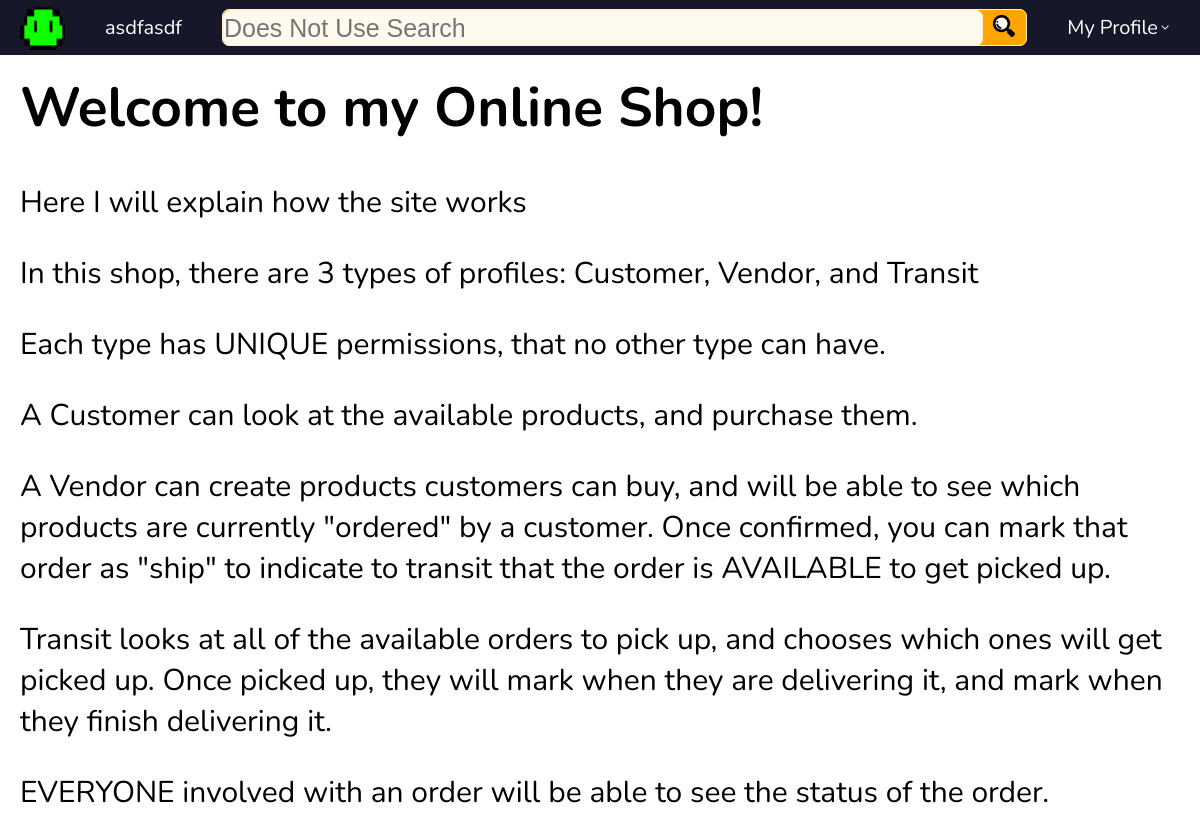
Page /store/help/ (signed in) on the committed database.
### store/models.py (models this page shows, shortened)
class Profile(models.Model):
    user = models.OneToOneField(User, on_delete=models.CASCADE)
    picture = models.ImageField(blank=True)
    phone = models.CharField(max_length=13, blank=True) # Validation
    address = models.CharField(max_length=40) # Validation
    type = models.CharField(
         max_length = 20, default="Customer",
         choices=[
            ("Customer", "Customer"), ("Vendor", "Vendor"), ("Transit", "Transit")
         ]
        )
    wishlist = models.ManyToManyField('Product', related_name="wishlist", blank=True)
    cart = models.ManyToManyField('Product', related_name="cart", blank=True)

### store/views.py (the view)
# urls.py: path('help/', help, name='help'),
def help(request):
    profile = Profile.objects.get(user__exact=request.user)
    context = {
        'placeholder': 'Does Not Use Search',
        'profile': profile,
    }
    return render(request, 'store/help.html', context)

### store/templates/store/help.html
{% extends "store/base.html" %}
{% load static %}
{% block style %}<link rel="stylesheet" href="{% static 'store/help.css' %}"> {% endblock %}
{% block content %}
    <h1 class="title">Welcome to my Online Shop!</h1>
    <p>Here I will explain how the site works</p>
    <p>In this shop, there are 3 types of profiles: Customer, Vendor, and Transit</p>
    <p>Each type has UNIQUE permissions, that no other type can have.</p>
    <p>A Customer can look at the available products, and purchase them.</p>
    <p>A Vendor can create products customers can buy, and will be able to see which products are currently
        "ordered" by a customer. Once confirmed, you can mark that order as "ship" to indicate to transit
        that the order is AVAILABLE to get picked up.
    </p>
    <p>Transit looks at all of the available orders to pick up, and chooses which ones will get picked up.
        Once picked up, they will mark when they are delivering it, and mark when they finish delivering it.
    </p>
    <p>EVERYONE involved with an order will be able to see the status of the order.</p>
{% endblock %}

### store/templates/store/base.html (shortened to what this page needs)
{% load static %}
<!DOCTYPE html>
<html lang="en">
<head>
    <link rel="stylesheet" href="{% static 'store/base.css' %}">
    {% block style %} {% endblock %}
</head>
<body>
    {% block nav %}
    <div class="nav">
        <a class="profileImage" href="{% url 'index' %}"><img src="{{ profile.picture.url }}"></a>
        <a class="username" href="{% url 'index' %}">{{ profile.user.username }}</a>
        <form method="post">
            {% if placeholder == "Does Not Use Search" %}
                <input class="search" type="text" name="search" placeholder="{{ placeholder }}" disabled>
                <button type="submit" disabled><img src="{% static 'store/search.png' %}"></button>
            {% else %}
                <input class="search" type="text" name="search" placeholder="{{ placeholder }}">
                <button type="submit"><img src="{% static 'store/search.png' %}"></button>
            {% endif %}
        </form>
        <div class="profile">
            <p>My Profile</p>
            <img src="{% static 'store/downarrow.png' %}">
        </div>
    </div>
    {% endblock %}
    <div class="content">
    {% block content %}
    {% endblock %}
    </div>
</body>
</html>

### store/static/store/base.css (style rules this page uses)
body { margin:0px; }
.content { margin-top: 70px; }
.nav { position: fixed; top:0px; left:0px; font-family: Nunito; background-color: rgb(23, 23, 42); display: flex; width: 100vw; align-items: center; font-size: 20px; z-index: 10; }
.profileImage { width: 45px; height: 45px; margin-top: 5px; margin-bottom: 5px; margin-left: 20px; }
.nav .profileImage img { width: 45px; height: 45px; }
.username { color: white; text-decoration: none; margin-left: 40px; }
.nav form { display: flex; background-color: orange; flex: 1; border: 1px solid rgb(255, 239, 209); border-radius: 7px; margin-left: 40px; height: 35px; }
.nav .search { background-color: rgb(255, 249, 238); border: inherit; border-radius: inherit; font-size: 25px; width: calc(100% - 45px); padding:0; height: 34px; }
.nav button { width: 42px; background-color: orange; border: 1px solid orange; border-radius: 10px; }
.nav button img { height: 22px; width: 22px; }
.profile { display: flex; align-items: center; position: relative; color: white; margin-top: 0px; margin-bottom: 0px; margin-left: 40px; margin-right: 30px; }
.profile p { margin:0; }
.profile img { margin: 0; margin-left: 2px; height: 10px; width: 10px; }
.nav a img { width: 30px; height: 30px; }

### store/static/store/help.css (style rules this page uses)
.content h1 { font-family: Nunito; font-size: 55px; margin-left: 20px; margin-right: 20px; }
.content p { font-family: Nunito; font-size: 30px; margin-left: 20px; margin-right: 20px; }

### rows in the picture
Profile: picture (picture), user.username "asdfasdf"
